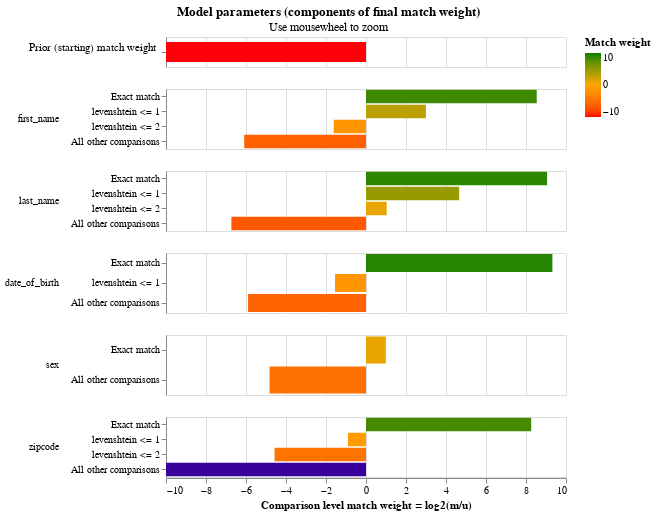

Source (notebook cell):
### Markdown cell above
## View match weights chart

### Code cell
linker.match_weights_chart()

### Figure 1 — Vega-Lite specification as saved in the notebook (floating-point values rounded to 4 significant figures)
{"config": {"view": {"width": 400, "height": 60}, "mark": {"tooltip": null}, "title": {"anchor": "middle"}, "header": {"title": null}}, "data": {"values": [{"comparison_name": "probability_two_random_records_match", "sql_condition": null, "label_for_charts": "", "m_probability": null, "u_probability": null, "m_probability_description": null, "u_probability_description": null, "has_tf_adjustments": false, "tf_adjustment_column": null, "tf_adjustment_weight": null, "is_null_level": false, "bayes_factor": 0.000446, "log2_bayes_factor": -11.13, "comparison_vector_value": 0, "max_comparison_vector_value": 0, "bayes_factor_description": "The probability that two random records drawn at random match is 0.000 or one in  2,243.0 records.This is equivalent to a starting match weight of -11.131.", "probability_two_random_records_match": 0.0004458, "comparison_sort_order": -1}, {"comparison_name": "first_name", "sql_condition": "\"first_name_l\" = \"first_name_r\"", "label_for_charts": "Exact match", "m_probability": 0.9747, "u_probability": 0.002625, "m_probability_description": "Amongst matching record comparisons, 97.47% of records are in the exact match comparison level", "u_probability_description": "Amongst non-matching record comparisons, 0.26% of records are in the exact match comparison level", "has_tf_adjustments": false, "tf_adjustment_column": null, "tf_adjustment_weight": 1.0, "is_null_level": false, "bayes_factor": 371.3, "log2_bayes_factor": 8.537, "comparison_vector_value": 3, "max_comparison_vector_value": 3, "bayes_factor_description": "If comparison level is `exact match` then comparison is 371.32 times more likely to be a match", "probability_two_random_records_match": 0.0004458, "comparison_sort_order": 0}, {"comparison_name": "first_name", "sql_condition": "levenshtein(\"first_name_l\", \"first_name_r\") <= 1", "label_for_charts": "levenshtein <= 1", "m_probability": 0.008945, "u_probability": 0.001122, "m_probability_description": "Amongst matching record comparisons, 0.89% of records are in the levenshtein <= 1 comparison level", "u_probability_description": "Amongst non-matching record comparisons, 0.11% of records are in the levenshtein <= 1 comparison level", "has_tf_adjustments": false, "tf_adjustment_column": null, "tf_adjustment_weight": 1.0, "is_null_level": false, "bayes_factor": 7.974, "log2_bayes_factor": 2.995, "comparison_vector_value": 2, "max_comparison_vector_value": 3, "bayes_factor_description": "If comparison level is `levenshtein <= 1` then comparison is 7.97 times more likely to be a match", "probability_two_random_records_match": 0.0004458, "comparison_sort_order": 0}, {"comparison_name": "first_name", "sql_condition": "levenshtein(\"first_name_l\", \"first_name_r\") <= 2", "label_for_charts": "levenshtein <= 2", "m_probability": 0.001785, "u_probability": 0.005458, "m_probability_description": "Amongst matching record comparisons, 0.18% of records are in the levenshtein <= 2 comparison level", "u_probability_description": "Amongst non-matching record comparisons, 0.55% of records are in the levenshtein <= 2 comparison level", "has_tf_adjustments": false, "tf_adjustment_column": null, "tf_adjustment_weight": 1.0, "is_null_level": false, "bayes_factor": 0.3271, "log2_bayes_factor": -1.612, "comparison_vector_value": 1, "max_comparison_vector_value": 3, "bayes_factor_description": "If comparison level is `levenshtein <= 2` then comparison is  3.06 times less likely to be a match", "probability_two_random_records_match": 0.0004458, "comparison_sort_order": 0}, {"comparison_name": "first_name", "sql_condition": "ELSE", "label_for_charts": "All other comparisons", "m_probability": 0.01455, "u_probability": 0.9908, "m_probability_description": "Amongst matching record comparisons, 1.46% of records are in the all other comparisons comparison level", "u_probability_description": "Amongst non-matching record comparisons, 99.08% of records are in the all other comparisons comparison level", "has_tf_adjustments": false, "tf_adjustment_column": null, "tf_adjustment_weight": 1.0, "is_null_level": false, "bayes_factor": 0.01469, "log2_bayes_factor": -6.089, "comparison_vector_value": 0, "max_comparison_vector_value": 3, "bayes_factor_description": "If comparison level is `all other comparisons` then comparison is  68.08 times less likely to be a match", "probability_two_random_records_match": 0.0004458, "comparison_sort_order": 0}, {"comparison_name": "last_name", "sql_condition": "\"last_name_l\" = \"last_name_r\"", "label_for_charts": "Exact match", "m_probability": 0.9834, "u_probability": 0.001852, "m_probability_description": "Amongst matching record comparisons, 98.34% of records are in the exact match comparison level", "u_probability_description": "Amongst non-matching record comparisons, 0.19% of records are in the exact match comparison level", "has_tf_adjustments": false, "tf_adjustment_column": null, "tf_adjustment_weight": 1.0, "is_null_level": false, "bayes_factor": 531.1, "log2_bayes_factor": 9.053, "comparison_vector_value": 3, "max_comparison_vector_value": 3, "bayes_factor_description": "If comparison level is `exact match` then comparison is 531.13 times more likely to be a match", "probability_two_random_records_match": 0.0004458, "comparison_sort_order": 1}, {"comparison_name": "last_name", "sql_condition": "levenshtein(\"last_name_l\", \"last_name_r\") <= 1", "label_for_charts": "levenshtein <= 1", "m_probability": 0.003589, "u_probability": 0.0001422, "m_probability_description": "Amongst matching record comparisons, 0.36% of records are in the levenshtein <= 1 comparison level", "u_probability_description": "Amongst non-matching record comparisons, 0.01% of records are in the levenshtein <= 1 comparison level", "has_tf_adjustments": false, "tf_adjustment_column": null, "tf_adjustment_weight": 1.0, "is_null_level": false, "bayes_factor": 25.24, "log2_bayes_factor": 4.658, "comparison_vector_value": 2, "max_comparison_vector_value": 3, "bayes_factor_description": "If comparison level is `levenshtein <= 1` then comparison is 25.24 times more likely to be a match", "probability_two_random_records_match": 0.0004458, "comparison_sort_order": 1}, {"comparison_name": "last_name", "sql_condition": "levenshtein(\"last_name_l\", \"last_name_r\") <= 2", "label_for_charts": "levenshtein <= 2", "m_probability": 0.003597, "u_probability": 0.001759, "m_probability_description": "Amongst matching record comparisons, 0.36% of records are in the levenshtein <= 2 comparison level", "u_probability_description": "Amongst non-matching record comparisons, 0.18% of records are in the levenshtein <= 2 comparison level", "has_tf_adjustments": false, "tf_adjustment_column": null, "tf_adjustment_weight": 1.0, "is_null_level": false, "bayes_factor": 2.045, "log2_bayes_factor": 1.032, "comparison_vector_value": 1, "max_comparison_vector_value": 3, "bayes_factor_description": "If comparison level is `levenshtein <= 2` then comparison is 2.05 times more likely to be a match", "probability_two_random_records_match": 0.0004458, "comparison_sort_order": 1}, {"comparison_name": "last_name", "sql_condition": "ELSE", "label_for_charts": "All other comparisons", "m_probability": 0.009378, "u_probability": 0.9962, "m_probability_description": "Amongst matching record comparisons, 0.94% of records are in the all other comparisons comparison level", "u_probability_description": "Amongst non-matching record comparisons, 99.62% of records are in the all other comparisons comparison level", "has_tf_adjustments": false, "tf_adjustment_column": null, "tf_adjustment_weight": 1.0, "is_null_level": false, "bayes_factor": 0.009413, "log2_bayes_factor": -6.731, "comparison_vector_value": 0, "max_comparison_vector_value": 3, "bayes_factor_description": "If comparison level is `all other comparisons` then comparison is  106.23 times less likely to be a match", "probability_two_random_records_match": 0.0004458, "comparison_sort_order": 1}, {"comparison_name": "date_of_birth", "sql_condition": "\"date_of_birth_l\" = \"date_of_birth_r\"", "label_for_charts": "Exact match", "m_probability": 0.9798, "u_probability": 0.001534, "m_probability_description": "Amongst matching record comparisons, 97.98% of records are in the exact match comparison level", "u_probability_description": "Amongst non-matching record comparisons, 0.15% of records are in the exact match comparison level", "has_tf_adjustments": false, "tf_adjustment_column": null, "tf_adjustment_weight": 1.0, "is_null_level": false, "bayes_factor": 638.8, "log2_bayes_factor": 9.319, "comparison_vector_value": 2, "max_comparison_vector_value": 2, "bayes_factor_description": "If comparison level is `exact match` then comparison is 638.82 times more likely to be a match", "probability_two_random_records_match": 0.0004458, "comparison_sort_order": 2}, {"comparison_name": "date_of_birth", "sql_condition": "levenshtein(\"date_of_birth_l\", \"date_of_birth_r\") <= 1", "label_for_charts": "levenshtein <= 1", "m_probability": 0.003598, "u_probability": 0.01054, "m_probability_description": "Amongst matching record comparisons, 0.36% of records are in the levenshtein <= 1 comparison level", "u_probability_description": "Amongst non-matching record comparisons, 1.05% of records are in the levenshtein <= 1 comparison level", "has_tf_adjustments": false, "tf_adjustment_column": null, "tf_adjustment_weight": 1.0, "is_null_level": false, "bayes_factor": 0.3414, "log2_bayes_factor": -1.551, "comparison_vector_value": 1, "max_comparison_vector_value": 2, "bayes_factor_description": "If comparison level is `levenshtein <= 1` then comparison is  2.93 times less likely to be a match", "probability_two_random_records_match": 0.0004458, "comparison_sort_order": 2}, {"comparison_name": "date_of_birth", "sql_condition": "ELSE", "label_for_charts": "All other comparisons", "m_probability": 0.01658, "u_probability": 0.9879, "m_probability_description": "Amongst matching record comparisons, 1.66% of records are in the all other comparisons comparison level", "u_probability_description": "Amongst non-matching record comparisons, 98.79% of records are in the all other comparisons comparison level", "has_tf_adjustments": false, "tf_adjustment_column": null, "tf_adjustment_weight": 1.0, "is_null_level": false, "bayes_factor": 0.01678, "log2_bayes_factor": -5.897, "comparison_vector_value": 0, "max_comparison_vector_value": 2, "bayes_factor_description": "If comparison level is `all other comparisons` then comparison is  59.59 times less likely to be a match", "probability_two_random_records_match": 0.0004458, "comparison_sort_order": 2}, {"comparison_name": "sex", "sql_condition": "\"sex_l\" = \"sex_r\"", "label_for_charts": "Exact match", "m_probability": 0.9821, "u_probability": 0.4933, "m_probability_description": "Amongst matching record comparisons, 98.21% of records are in the exact match comparison level", "u_probability_description": "Amongst non-matching record comparisons, 49.33% of records are in the exact match comparison level", "has_tf_adjustments": false, "tf_adjustment_column": null, "tf_adjustment_weight": 1.0, "is_null_level": false, "bayes_factor": 1.991, "log2_bayes_factor": 0.9933, "comparison_vector_value": 1, "max_comparison_vector_value": 1, "bayes_factor_description": "If comparison level is `exact match` then comparison is 1.99 times more likely to be a match", "probability_two_random_records_match": 0.0004458, "comparison_sort_order": 3}, {"comparison_name": "sex", "sql_condition": "ELSE", "label_for_charts": "All other comparisons", "m_probability": 0.01795, "u_probability": 0.5067, "m_probability_description": "Amongst matching record comparisons, 1.79% of records are in the all other comparisons comparison level", "u_probability_description": "Amongst non-matching record comparisons, 50.67% of records are in the all other comparisons comparison level", "has_tf_adjustments": false, "tf_adjustment_column": null, "tf_adjustment_weight": 1.0, "is_null_level": false, "bayes_factor": 0.03542, "log2_bayes_factor": -4.819, "comparison_vector_value": 0, "max_comparison_vector_value": 1, "bayes_factor_description": "If comparison level is `all other comparisons` then comparison is  28.23 times less likely to be a match", "probability_two_random_records_match": 0.0004458, "comparison_sort_order": 3}, {"comparison_name": "zipcode", "sql_condition": "\"zipcode_l\" = \"zipcode_r\"", "label_for_charts": "Exact match", "m_probability": 0.9855, "u_probability": 0.003216, "m_probability_description": "Amongst matching record comparisons, 98.55% of records are in the exact match comparison level", "u_probability_description": "Amongst non-matching record comparisons, 0.32% of records are in the exact match comparison level", "has_tf_adjustments": false, "tf_adjustment_column": null, "tf_adjustment_weight": 1.0, "is_null_level": false, "bayes_factor": 306.5, "log2_bayes_factor": 8.26, "comparison_vector_value": 3, "max_comparison_vector_value": 3, "bayes_factor_description": "If comparison level is `exact match` then comparison is 306.49 times more likely to be a match", "probability_two_random_records_match": 0.0004458, "comparison_sort_order": 4}, {"comparison_name": "zipcode", "sql_condition": "levenshtein(\"zipcode_l\", \"zipcode_r\") <= 1", "label_for_charts": "levenshtein <= 1", "m_probability": 0.009039, "u_probability": 0.01693, "m_probability_description": "Amongst matching record comparisons, 0.90% of records are in the levenshtein <= 1 comparison level", "u_probability_description": "Amongst non-matching record comparisons, 1.69% of records are in the levenshtein <= 1 comparison level", "has_tf_adjustments": false, "tf_adjustment_column": null, "tf_adjustment_weight": 1.0, "is_null_level": false, "bayes_factor": 0.534, "log2_bayes_factor": -0.9052, "comparison_vector_value": 2, "max_comparison_vector_value": 3, "bayes_factor_description": "If comparison level is `levenshtein <= 1` then comparison is  1.87 times less likely to be a match", "probability_two_random_records_match": 0.0004458, "comparison_sort_order": 4}, {"comparison_name": "zipcode", "sql_condition": "levenshtein(\"zipcode_l\", \"zipcode_r\") <= 2", "label_for_charts": "levenshtein <= 2", "m_probability": 0.005415, "u_probability": 0.1289, "m_probability_description": "Amongst matching record comparisons, 0.54% of records are in the levenshtein <= 2 comparison level", "u_probability_description": "Amongst non-matching record comparisons, 12.89% of records are in the levenshtein <= 2 comparison level", "has_tf_adjustments": false, "tf_adjustment_column": null, "tf_adjustment_weight": 1.0, "is_null_level": false, "bayes_factor": 0.04201, "log2_bayes_factor": -4.573, "comparison_vector_value": 1, "max_comparison_vector_value": 3, "bayes_factor_description": "If comparison level is `levenshtein <= 2` then comparison is  23.80 times less likely to be a match", "probability_two_random_records_match": 0.0004458, "comparison_sort_order": 4}, {"comparison_name": "zipcode", "sql_condition": "ELSE", "label_for_charts": "All other comparisons", "m_probability": 6.052e-12, "u_probability": 0.851, "m_probability_description": "Amongst matching record comparisons, 0.00% of records are in the all other comparisons comparison level", "u_probability_description": "Amongst non-matching record comparisons, 85.10% of records are in the all other comparisons comparison level", "has_tf_adjustments": false, "tf_adjustment_column": null, "tf_adjustment_weight": 1.0, "is_null_level": false, "bayes_factor": 7.112e-12, "log2_bayes_factor": -37.03, "comparison_vector_value": 0, "max_comparison_vector_value": 3, "bayes_factor_description": "If comparison level is `all other comparisons` then comparison is  140,602,032,775.10 times less likely to be a match", "probability_two_random_records_match": 0.0004458, "comparison_sort_order": 4}]}, "vconcat": [{"height": 30, "mark": {"type": "bar", "clip": true, "height": 20}, "selection": {"zoom_selector": {"type": "interval", "bind": "scales", "encodings": ["x"]}}, "transform": [{"filter": "(datum.comparison_name == 'probability_two_random_records_match')"}], "encoding": {"color": {"type": "quantitative", "field": "log2_bayes_factor", "title": "Match weight", "scale": {"range": ["red", "orange", "green"], "domain": [-10, 0, 10]}}, "tooltip": [{"type": "nominal", "field": "comparison_name", "title": "Comparison name"}, {"type": "nominal", "field": "probability_two_random_records_match", "format": ".4f", "title": "Probability two random records match"}, {"type": "quantitative", "field": "log2_bayes_factor", "title": "Equivalent match weight", "format": ",.4f"}, {"type": "nominal", "field": "bayes_factor_description", "title": "Match weight description"}], "x": {"type": "quantitative", "axis": {"labels": false, "domain": false, "title": "", "ticks": false}, "field": "log2_bayes_factor", "scale": {"domain": [-10, 10]}}, "y": {"type": "nominal", "field": "label_for_charts", "axis": {"title": "Prior (starting) match weight", "titleAngle": 0, "titleAlign": "right", "titleFontWeight": "normal"}, "sort": {"field": "comparison_vector_value", "order": "descending"}}}}, {"mark": {"type": "bar", "clip": true}, "selection": {"zoom_selector": {"type": "interval", "bind": "scales", "encodings": ["x"]}}, "transform": [{"filter": "(datum.comparison_name != 'probability_two_random_records_match')"}], "encoding": {"color": {"type": "quantitative", "field": "log2_bayes_factor", "title": "Match weight", "scale": {"range": ["red", "orange", "green"], "domain": [-10, 0, 10]}}, "row": {"type": "nominal", "field": "comparison_name", "sort": {"field": "comparison_sort_order"}, "header": {"labelAngle": 0, "labelAnchor": "middle", "labelAlign": "left"}}, "tooltip": [{"type": "nominal", "field": "comparison_name", "title": "Comparison name"}, {"type": "ordinal", "field": "label_for_charts", "title": "Label"}, {"type": "nominal", "field": "sql_condition", "title": "SQL condition"}, {"type": "quantitative", "field": "m_probability", "format": ".4f", "title": "M probability"}, {"type": "quantitative", "field": "u_probability", "format": ".4f", "title": "U probability"}, {"type": "quantitative", "field": "bayes_factor", "title": "Bayes factor = m/u", "format": ",.4f"}, {"type": "quantitative", "field": "log2_bayes_factor", "title": "Match weight = log2(m/u)", "format": ",.4f"}, {"type": "nominal", "field": "bayes_factor_description", "title": "Match weight description"}], "x": {"type": "quantitative", "axis": {"title": "Comparison level match weight = log2(m/u)"}, "field": "log2_bayes_factor", "scale": {"domain": [-10, 10]}}, "y": {"type": "nominal", "field": "label_for_charts", "axis": {"title": null}, "sort": {"field": "comparison_vector_value", "order": "descending"}}}, "resolve": {"axis": {"y": "independent"}, "scale": {"y": "independent"}}}], "selection": {"zoom_selector": {"type": "interval", "bind": "scales", "encodings": ["x"]}}, "resolve": {"axis": {"y": "independent"}, "scale": {"y": "independent"}}, "title": {"text": "Model parameters (components of final match weight)", "subtitle": "Use mousewheel to zoom"}, "$schema": "https://vega.github.io/schema/vega-lite/v5.2.json"}
